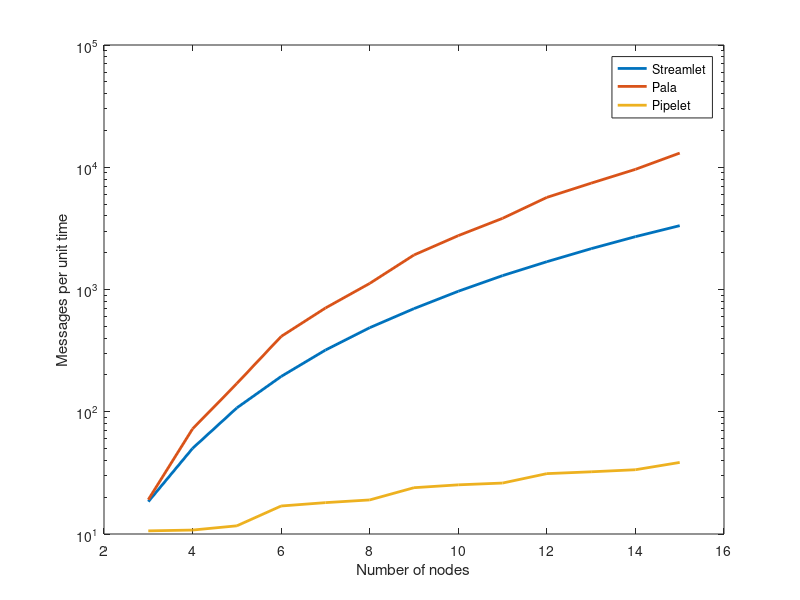

Here is the MATLAB script that generated this plot:
stream_total_message = [55158, 150535, 322672, 582971, 958548, 1461219, 2092792, 2902260, 3896900, 5064397, 6472488, 8117665, 9986316];
pala_total_message = [57265, 217297, 510832, 1238983, 2116094, 3364929, 5747921, 8275426, 11463775, 17002354, 22229340, 28839554, 39186284];
pipelet_total_message = [31831, 32315, 34999, 50840, 54165, 56992, 71767, 75735, 78327, 93529, 96805, 100659, 115471];

for k = 1: length(stream_total_message)
    % y = (k+2)*3000;
    y = 3000
    z = stream_total_message(k);
    c = z/y;
    stream_total_message(k) = c;
end

for k = 1: length(pala_total_message)
    % y = (k+2)*3000;
    y = 3000
    z = pala_total_message(k);
    c = z/y;
    pala_total_message(k) = c;
end

for k = 1: length(pipelet_total_message)
    % y = (k+2)*3000;
    y = 3000
    z = pipelet_total_message(k);
    c = z/y;
    pipelet_total_message(k) = c;
end

semilogy(3:15, stream_total_message,'LineWidth',2)
hold on
semilogy(3:15, pala_total_message,'LineWidth',2)
hold on
semilogy(3:15, pipelet_total_message,'LineWidth',2)
hold off

ylabel('Messages per unit time');
xlabel('Number of nodes');
legend('Streamlet','Pala', 'Pipelet');